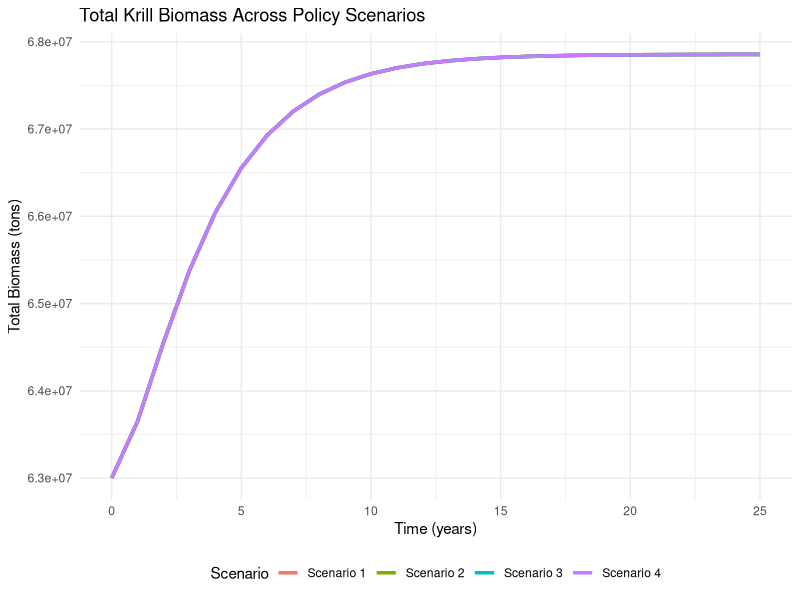
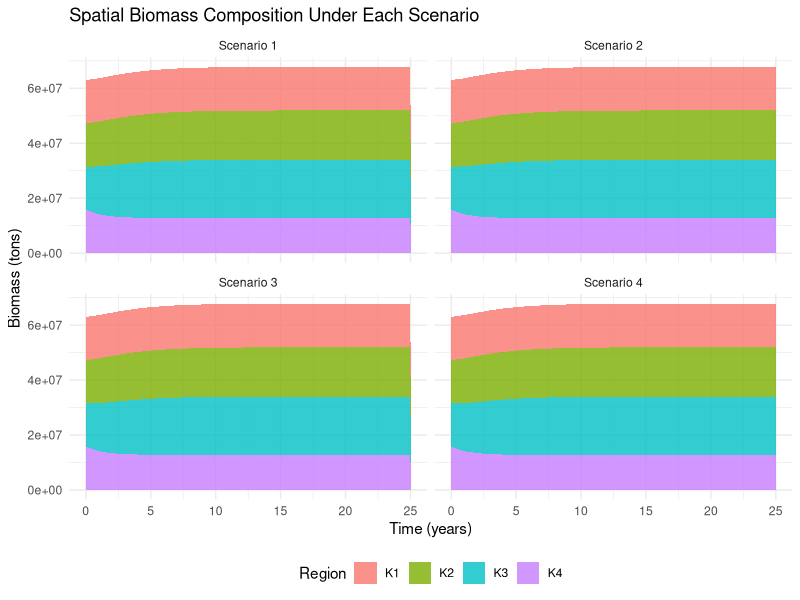

Generate these figures, in order, with R:
# ==========================================
# ANTARCTIC KRILL – SPATIAL POLICY MODEL
# 4 SCENARIO COMPARISON
# ==========================================

library(deSolve)
library(ggplot2)
library(tidyr)
library(dplyr)

# ------------------------------------------
# 1. PARAMETERS
# ------------------------------------------

base_params <- list(
  
  # Growth rates
  r1 = 0.7, r2 = 0.7, r3 = 0.7, r4 = 0.7,
  
  # Carrying capacities
  Kmax1 = 25000000,
  Kmax2 = 35000000,
  Kmax3 = 40000000,
  Kmax4 = 20000000,
  
  # Natural mortality
  m1 = 0.2, m2 = 0.2, m3 = 0.2, m4 = 0.2,
  
  # Predation
  p1 = 0.1, p2 = 0.1, p3 = 0.1, p4 = 0.1,
  
  # Migration
  m21 = 0.04, m23 = 0.075, m24 = 0.05,
  m32 = 0.075, m34 = 0.05,
  m42 = 0.05, m43 = 0.05,
  
  # Catchability
  q = 2e-8,
  
  # Scenario (will be changed in loop)
  scenario = 0
)

# ------------------------------------------
# 2. INITIAL STATE
# ------------------------------------------

state <- c(
  K1 = 15750000,
  K2 = 15750000,
  K3 = 15750000,
  K4 = 15750000,
  
  # Effort (constant)
  E1 = 5,
  E2 = 5,
  E3 = 5,
  E4 = 5
)

# ------------------------------------------
# 3. TIME
# ------------------------------------------

times <- seq(0, 25, by = 1)

# ------------------------------------------
# 4. MODEL FUNCTION
# ------------------------------------------

krill_model <- function(t, state, parameters) {
  
  with(as.list(c(state, parameters)), {
    
    # --------------------------
    # Harvest
    # --------------------------
    
    H1 <- q * E1 * K1
    H2 <- q * E2 * K2
    H3 <- q * E3 * K3
    H4 <- q * E4 * K4
    
    # Apply closures
    if (scenario == 1) H1 <- 0
    if (scenario == 2) H2 <- 0
    if (scenario == 3) H3 <- 0
    if (scenario == 4) H4 <- 0
    
    # --------------------------
    # Biomass dynamics
    # --------------------------
    
    dK1 <- r1*K1*(1 - K1/Kmax1) - m1*K1 - p1*K1 - H1
    dK2 <- r2*K2*(1 - K2/Kmax2) - m2*K2 - p2*K2 - H2
    dK3 <- r3*K3*(1 - K3/Kmax3) - m3*K3 - p3*K3 - H3
    dK4 <- r4*K4*(1 - K4/Kmax4) - m4*K4 - p4*K4 - H4
    
    # --------------------------
    # Migration
    # --------------------------
    
    # From region 2
    dK2 <- dK2 - m21*K2 - m23*K2 - m24*K2
    dK1 <- dK1 + m21*K2
    dK3 <- dK3 + m23*K2
    dK4 <- dK4 + m24*K2
    
    # From region 3
    dK3 <- dK3 - m32*K3 - m34*K3
    dK2 <- dK2 + m32*K3
    dK4 <- dK4 + m34*K3
    
    # From region 4
    dK4 <- dK4 - m42*K4 - m43*K4
    dK2 <- dK2 + m42*K4
    dK3 <- dK3 + m43*K4
    
    # Effort constant
    list(c(dK1, dK2, dK3, dK4,
           dE1 = 0,
           dE2 = 0,
           dE3 = 0,
           dE4 = 0))
  })
}

# ------------------------------------------
# 5. RUN ALL SCENARIOS
# ------------------------------------------

results <- list()

for (s in 1:4) {
  
  params <- base_params
  params$scenario <- s
  
  out <- ode(y = state, times = times,
             func = krill_model, parms = params)
  
  out <- as.data.frame(out)
  
  # Total biomass
  out$TotalBiomass <- rowSums(out[,c("K1","K2","K3","K4")])
  
  out$Scenario <- paste("Scenario", s)
  
  results[[s]] <- out
}

all_results <- bind_rows(results)

# ------------------------------------------
# 6. TOTAL BIOMASS COMPARISON
# ------------------------------------------

ggplot(all_results, 
       aes(time, TotalBiomass, color = Scenario)) +
  geom_line(size = 1.2) +
  theme_minimal() +
  labs(title = "Total Krill Biomass Across Policy Scenarios",
       x = "Time (years)",
       y = "Total Biomass (tons)") +
  theme(legend.position = "bottom")

# ------------------------------------------
# 7. REGIONAL BIOMASS COMPOSITION (STACKED)
# ------------------------------------------

out_long <- all_results %>%
  pivot_longer(cols = c(K1,K2,K3,K4),
               names_to = "Region",
               values_to = "Biomass")

ggplot(out_long, 
       aes(x = time, y = Biomass, fill = Region)) +
  geom_area(alpha = 0.8) +
  facet_wrap(~Scenario) +
  theme_minimal() +
  labs(title = "Spatial Biomass Composition Under Each Scenario",
       x = "Time (years)",
       y = "Biomass (tons)") +
  theme(legend.position = "bottom")
